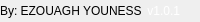
              <widget class="QFrame" name="bottomBar">
               <property name="minimumSize">
                <size>
                 <width>0</width>
                 <height>22</height>
                </size>
               </property>
               <property name="maximumSize">
                <size>
                 <width>16777215</width>
                 <height>22</height>
                </size>
               </property>
               <property name="styleSheet">
                <string notr="true">#bottomBar{border-radius:  8px;}</string>
               </property>
               <property name="frameShape">
                <enum>QFrame::NoFrame</enum>
               </property>
               <property name="frameShadow">
                <enum>QFrame::Raised</enum>
               </property>
               <layout class="QHBoxLayout" name="horizontalLayout_5">
                <property name="spacing">
                 <number>0</number>
                </property>
                <property name="leftMargin">
                 <number>0</number>
                </property>
                <property name="topMargin">
                 <number>0</number>
                </property>
                <property name="rightMargin">
                 <number>0</number>
                </property>
                <property name="bottomMargin">
                 <number>0</number>
                </property>
                <item>
                 <widget class="QLabel" name="creditsLabel">
                  <property name="maximumSize">
                   <size>
                    <width>16777215</width>
                    <height>16</height>
                   </size>
                  </property>
                  <property name="text">
                   <string notr="true">By: EZOUAGH YOUNESS</string>
                  </property>
                  <property name="alignment">
                   <set>Qt::AlignLeading|Qt::AlignLeft|Qt::AlignVCenter</set>
                  </property>
                 </widget>
                </item>
                <item>
                 <widget class="QLabel" name="version">
                  <property name="styleSheet">
                   <string notr="true">color:#fff;</string>
                  </property>
                  <property name="text">
                   <string>v1.0.1</string>
                  </property>
                  <property name="alignment">
                   <set>Qt::AlignRight|Qt::AlignTrailing|Qt::AlignVCenter</set>
                  </property>
                 </widget>
                </item>
                <item>
                 <widget class="QFrame" name="frame_size_grip">
                  <property name="minimumSize">
                   <size>
                    <width>20</width>
                    <height>0</height>
                   </size>
                  </property>
                  <property name="maximumSize">
                   <size>
                    <width>20</width>
                    <height>16777215</height>
                   </size>
                  </property>
                  <property name="frameShape">
                   <enum>QFrame::NoFrame</enum>
                  </property>
                  <property name="frameShadow">
                   <enum>QFrame::Raised</enum>
                  </property>
                 </widget>
                </item>
               </layout>
              </widget>
